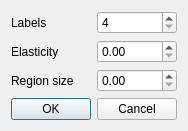
<?xml version="1.0" encoding="UTF-8"?>
<ui version="4.0">
 <class>Settings</class>
 <widget class="QDialog" name="Settings">
  <property name="geometry">
   <rect>
    <x>0</x>
    <y>0</y>
    <width>222</width>
    <height>282</height>
   </rect>
  </property>
  <property name="windowTitle">
   <string>Settings</string>
  </property>
  <layout class="QVBoxLayout" name="verticalLayout">
   <property name="sizeConstraint">
    <enum>QLayout::SetFixedSize</enum>
   </property>
   <item>
    <layout class="QHBoxLayout" name="horizontalLayout">
     <item>
      <widget class="QLabel" name="label">
       <property name="text">
        <string>Labels</string>
       </property>
      </widget>
     </item>
     <item>
      <widget class="QSpinBox" name="spinBox">
       <property name="minimum">
        <number>4</number>
       </property>
      </widget>
     </item>
    </layout>
   </item>
   <item>
    <layout class="QHBoxLayout" name="horizontalLayout_4">
     <item>
      <widget class="QLabel" name="label_2">
       <property name="text">
        <string>Elasticity</string>
       </property>
      </widget>
     </item>
     <item>
      <widget class="QDoubleSpinBox" name="doubleSpinBox"/>
     </item>
    </layout>
   </item>
   <item>
    <layout class="QHBoxLayout" name="horizontalLayout_5">
     <item>
      <widget class="QLabel" name="label_3">
       <property name="text">
        <string>Region size</string>
       </property>
      </widget>
     </item>
     <item>
      <widget class="QDoubleSpinBox" name="doubleSpinBox_2">
       <property name="singleStep">
        <double>0.000000000000000</double>
       </property>
      </widget>
     </item>
    </layout>
   </item>
   <item>
    <widget class="QDialogButtonBox" name="buttonBox">
     <property name="orientation">
      <enum>Qt::Horizontal</enum>
     </property>
     <property name="standardButtons">
      <set>QDialogButtonBox::Cancel|QDialogButtonBox::Ok</set>
     </property>
    </widget>
   </item>
  </layout>
 </widget>
 <resources/>
 <connections>
  <connection>
   <sender>buttonBox</sender>
   <signal>accepted()</signal>
   <receiver>Settings</receiver>
   <slot>accept()</slot>
   <hints>
    <hint type="sourcelabel">
     <x>248</x>
     <y>254</y>
    </hint>
    <hint type="destinationlabel">
     <x>157</x>
     <y>274</y>
    </hint>
   </hints>
  </connection>
  <connection>
   <sender>buttonBox</sender>
   <signal>rejected()</signal>
   <receiver>Settings</receiver>
   <slot>reject()</slot>
   <hints>
    <hint type="sourcelabel">
     <x>316</x>
     <y>260</y>
    </hint>
    <hint type="destinationlabel">
     <x>286</x>
     <y>274</y>
    </hint>
   </hints>
  </connection>
 </connections>
</ui>
